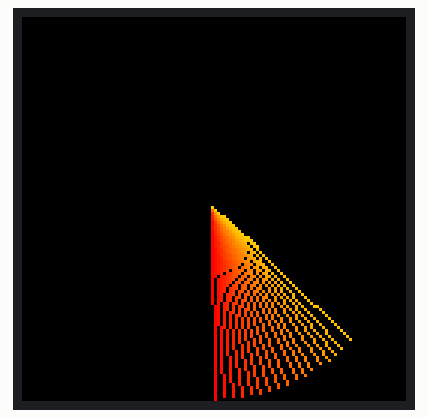
This program was run on a simulated MicroPython board. Parts: 128×128 colour display. Library files of the repository ran but are not shown: ssd1351.py; what the program prints to the serial console is not drawn. At 21.8 s the program stops and its outputs stay as they are.

Above: at 0.8 s.
At 2.9 s:
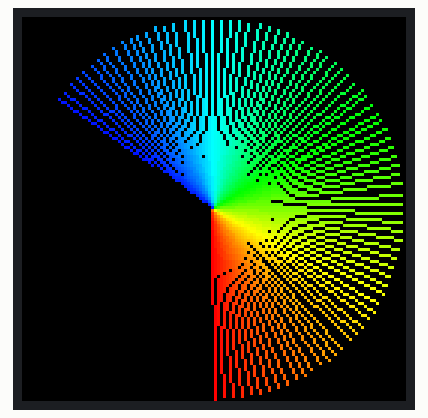
At 4.3 s:
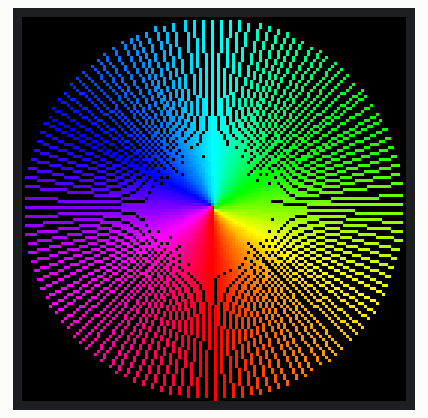
At 9.3 s:
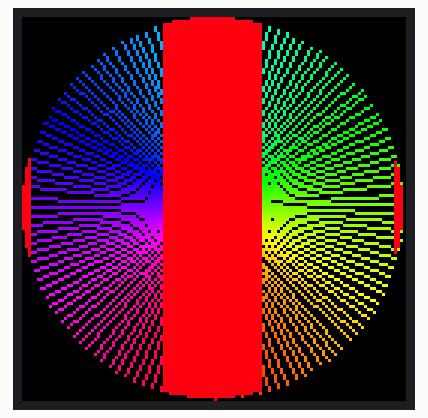
At 10.7 s:
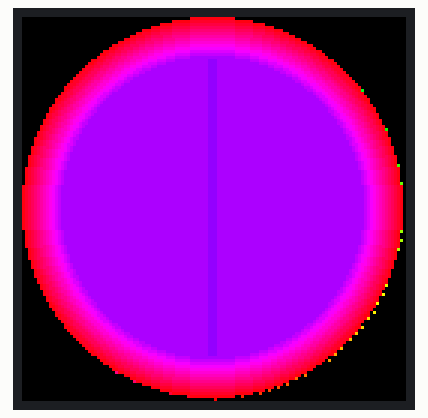
At 12.8 s:
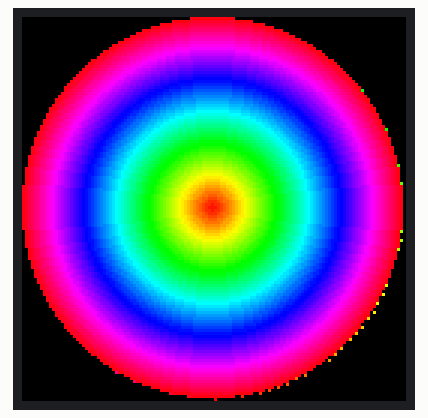

Measured:
- what the display in image 0 shows lasts 0.7 s, from 0.7 s to 1.4 s
- what the display in image 2 shows lasts 5.0 s, from 4.2 s to 9.2 s
- what the display in image 5 shows lasts 9.0 s, from 12.8 s to 21.8 s

The program:

demo_color_wheel.py
```python
"""SSD1351 demo (color wheel)."""
from time import sleep
from ssd1351 import Display, color565
from machine import Pin, SPI
from math import cos, pi, sin

HALF_WIDTH = const(64)
HALF_HEIGHT = const(64)
CENTER_X = const(63)
CENTER_Y = const(63)
ANGLE_STEP_SIZE = 0.05  # Decrease step size for higher resolution
PI2 = pi * 2


def hsv_to_rgb(h, s, v):
    """
    Convert HSV to RGB (based on colorsys.py).

        Args:
            h (float): Hue 0 to 1.
            s (float): Saturation 0 to 1.
            v (float): Value 0 to 1 (Brightness).
    """
    if s == 0.0:
        return v, v, v
    i = int(h * 6.0)
    f = (h * 6.0) - i
    p = v * (1.0 - s)
    q = v * (1.0 - s * f)
    t = v * (1.0 - s * (1.0 - f))
    i = i % 6

    v = int(v * 255)
    t = int(t * 255)
    p = int(p * 255)
    q = int(q * 255)

    if i == 0:
        return v, t, p
    if i == 1:
        return q, v, p
    if i == 2:
        return p, v, t
    if i == 3:
        return p, q, v
    if i == 4:
        return t, p, v
    if i == 5:
        return v, p, q


def test():
    """Test code."""
    # Baud rate of 14500000 seems about the max
    spi = SPI(2, baudrate=14500000, sck=Pin(18), mosi=Pin(23))
    display = Display(spi, dc=Pin(17), cs=Pin(5), rst=Pin(16))

    x, y = 0, 0
    angle = 0.0
    #  Loop all angles from 0 to 2 * PI radians
    while angle < PI2:
        # Calculate x, y from a vector with known length and angle
        x = int(CENTER_X * sin(angle) + HALF_WIDTH)
        y = int(CENTER_Y * cos(angle) + HALF_HEIGHT)
        color = color565(*hsv_to_rgb(angle / PI2, 1, 1))
        display.draw_line(x, y, CENTER_X, CENTER_Y, color)
        angle += ANGLE_STEP_SIZE

    sleep(5)

    for r in range(CENTER_X, 0, -1):
        color = color565(*hsv_to_rgb(r / HALF_WIDTH, 1, 1))
        display.fill_circle(CENTER_X, CENTER_Y, r, color)

    sleep(9)
    display.cleanup()


test()
```
